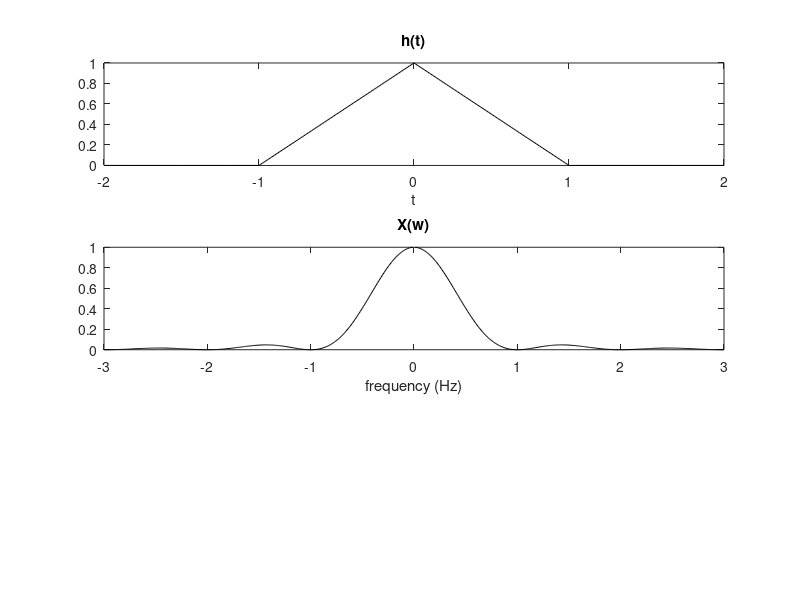

This chart was generated by the following MATLAB code:
% define Triangle Gate model function
triangle = @(t) (1 - 2.*abs(t)) .* ( abs(t) <= 0.5);
sinc_ = @(t) sin(pi.*t) ./ (pi.*t);
% define delta function
delta = @(t) 1.*(t < 0.001 & t > -0.001);

x = @(t) sin(2*pi.*t);
T = 0.1;

% t = 0:0.01:1;
% x_s = zeros(size(t));
% for n = -10:10
%     x_s = x_s + x(t) .* delta(t-n*T);
% end
% 
% subplot(5,1,1); plot(t,x(t),'k'); hold on;
% stem(t,x_s,'b'); xlabel("t"); title("x(t) vs sampled x(t)");
% 
% % use f instead of w so its easier to plot
% 
% X = @(f) (pi / j) .* ( delta(f - 1) - delta(f + 1) );
% subplot(5,1,2); plot(f,abs(X(f)),'k'); axis([-1.5 1.5 -0.1 pi+0.2]);
% xlabel("frequency (Hz)"); title("X(w)");



t2 = (-2:0.01:2);
h = triangle(t2 ./ 2);
subplot(3,1,1); plot(t2,h,'k'); xlabel("t"); title("h(t)");

f = -3:0.01:3;
H = @(f) (sinc_(f)).^2;
subplot(3,1,2); plot(f,H(f),'k'); xlabel("frequency (Hz)"); title("X(w)");



